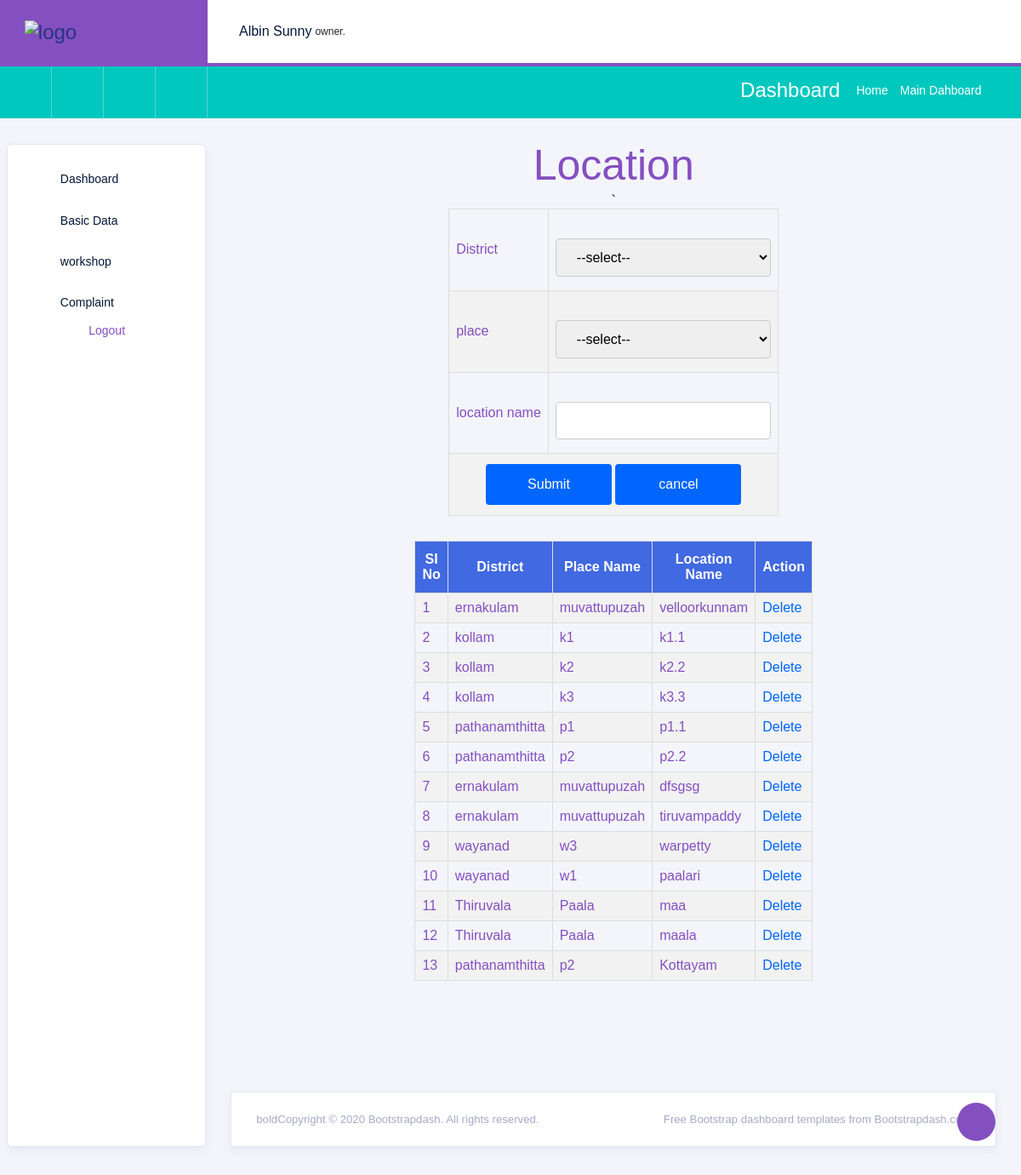
Page /Project/admin/location.php on the committed database.
### tables this page shows
CREATE TABLE `tbl_location` (
  `location_id` int(11) NOT NULL,
  `location_name` varchar(60) NOT NULL,
  `place_id` int(11) NOT NULL
);

CREATE TABLE `tbl_district` (
  `district_id` int(11) NOT NULL,
  `district_name` varchar(50) NOT NULL
);

CREATE TABLE `tbl_place` (
  `place_id` int(11) NOT NULL,
  `place_name` varchar(60) NOT NULL,
  `district_id` int(11) NOT NULL
);

### Project/admin/location.php (the view, shortened to what this page needs)
<?php
include("../Assets/Connection/Connection.php");
include("Head.php");
?>
<!DOCTYPE html PUBLIC "-//W3C//DTD XHTML 1.0 Transitional//EN" "http://www.w3.org/TR/xhtml1/DTD/xhtml1-transitional.dtd">
<html xmlns="http://www.w3.org/1999/xhtml">
<head>
</head>
<body>
<h1 align="center" style="color:#844fc1">Location</h1>
<form id="form1" name="form1" method="post" action="">
  <table  border="1">
     <tr>
      <td>District</td>
      <td><label for="txt_District"></label>
        <select name="sel_District" id="sel_District" onchange="getPlace(this.value)" required>
        <option value="">--select--</option>
      </select></td>
    </tr>
    <tr>
      <td >place</td>
      <td ><label for="sel_place"></label>
        <select name="sel_place" id="sel_place" required>
         <option value="">--select--</option>
     </select> </td>`
    </tr>
    <tr>
      <td>location name</td>
      <td><label for="txt_location"></label>
      <input type="text" name="txt_location" id="txt_location" required pattern="^[A-Z]+[a-zA-Z ]*$" title="Name allows only alphabets, spaces, and must start with a capital letter" /></td>
    </tr>
    <tr>
      <td colspan="2"align="center"><input type="submit" name="btn_submit" id="btn_submit" value="Submit"   />
      <input type="submit" name="btn_cancel" id="btn_cancel" value="cancel" /></td>
    </tr>
  </table>
  <p>&nbsp;</p>
  <table width="200" border="1">
       <tr>
       <th style="background-color: #4169E1; color: white; text-align: center;">SI No</th>
       <th style="background-color: #4169E1; color: white; text-align: center;">District</th>
       <th style="background-color: #4169E1; color: white; text-align: center;">Place Name</th>
       <th style="background-color: #4169E1; color: white; text-align: center;">Location Name</th>
       <th style="background-color: #4169E1; color: white; text-align: center;">Action</th>
        </tr>
             <?php
        $i = 0;
        $selQry = "SELECT * FROM tbl_location l INNER JOIN tbl_place p ON p.place_id  = l.place_id  inner join  tbl_district d on d.district_id=p.district_id ";
        $result = $conn->query($selQry);
        while ($row = $result->fetch_assoc()) {
            $i++;
            ?>
             <tr>
             <td><?php echo $i?></td>
            <td><?php echo $row['district_name']?></td>
            <td><?php echo $row['place_name']?></td>
            <td><?php echo $row['location_name']?></td>
            <td>
			<a href="location.php?id=<?php echo $row['location_id']?>">Delete</a></td>
    </tr>
    <?php } ?>
  </table>
  <p>&nbsp;</p>
</form>
</body>
</html>
<?php
include("Foot.php");
?>

### Project/Assets/Templates/Admin/form.css (style rules this page uses)
#tab td, #tab th { border: 1px solid #ddd; padding: 8px; color:#844fc1; }
#tab a { color:#06F; }
#tab tr:nth-child(even) { background-color: #f2f2f2; }
#tab th { padding-top: 12px; padding-bottom: 12px; text-align: left; background-color: #844fc1; color: white; }
input[type=text],[type=password],[type=email],[type=date], select { width: 100%; padding: 12px 20px; margin: 8px 0; display: inline-block; border: 1px solid #ccc; border-radius: 4px; box-sizing: border-box; }
input[type=submit] { width: 40%; background-color: #06F; color: white; padding: 15px; margin: 4px 0; border: none; border-radius: 4px; cursor: pointer; }

### rows in the picture
tbl_location: tbl_district.district_name "ernakulam", place.place_name "muvattupuzah", location_name "velloorkunnam"
tbl_location: tbl_district.district_name "kollam", place.place_name "k1", location_name "k1.1"
tbl_location: tbl_district.district_name "kollam", place.place_name "k2", location_name "k2.2"
tbl_location: tbl_district.district_name "kollam", place.place_name "k3", location_name "k3.3"
tbl_location: tbl_district.district_name "pathanamthitta", place.place_name "p1", location_name "p1.1"
tbl_location: tbl_district.district_name "pathanamthitta", place.place_name "p2", location_name "p2.2"
tbl_location: tbl_district.district_name "ernakulam", place.place_name "muvattupuzah", location_name "dfsgsg"
tbl_location: tbl_district.district_name "ernakulam", place.place_name "muvattupuzah", location_name "tiruvampaddy"
tbl_location: tbl_district.district_name "wayanad", place.place_name "w3", location_name "warpetty"
tbl_location: tbl_district.district_name "wayanad", place.place_name "w1", location_name "paalari"
tbl_location: tbl_district.district_name "Thiruvala", place.place_name "Paala", location_name "maa"
tbl_location: tbl_district.district_name "Thiruvala", place.place_name "Paala", location_name "maala"
tbl_location: tbl_district.district_name "pathanamthitta", place.place_name "p2", location_name "Kottayam"
